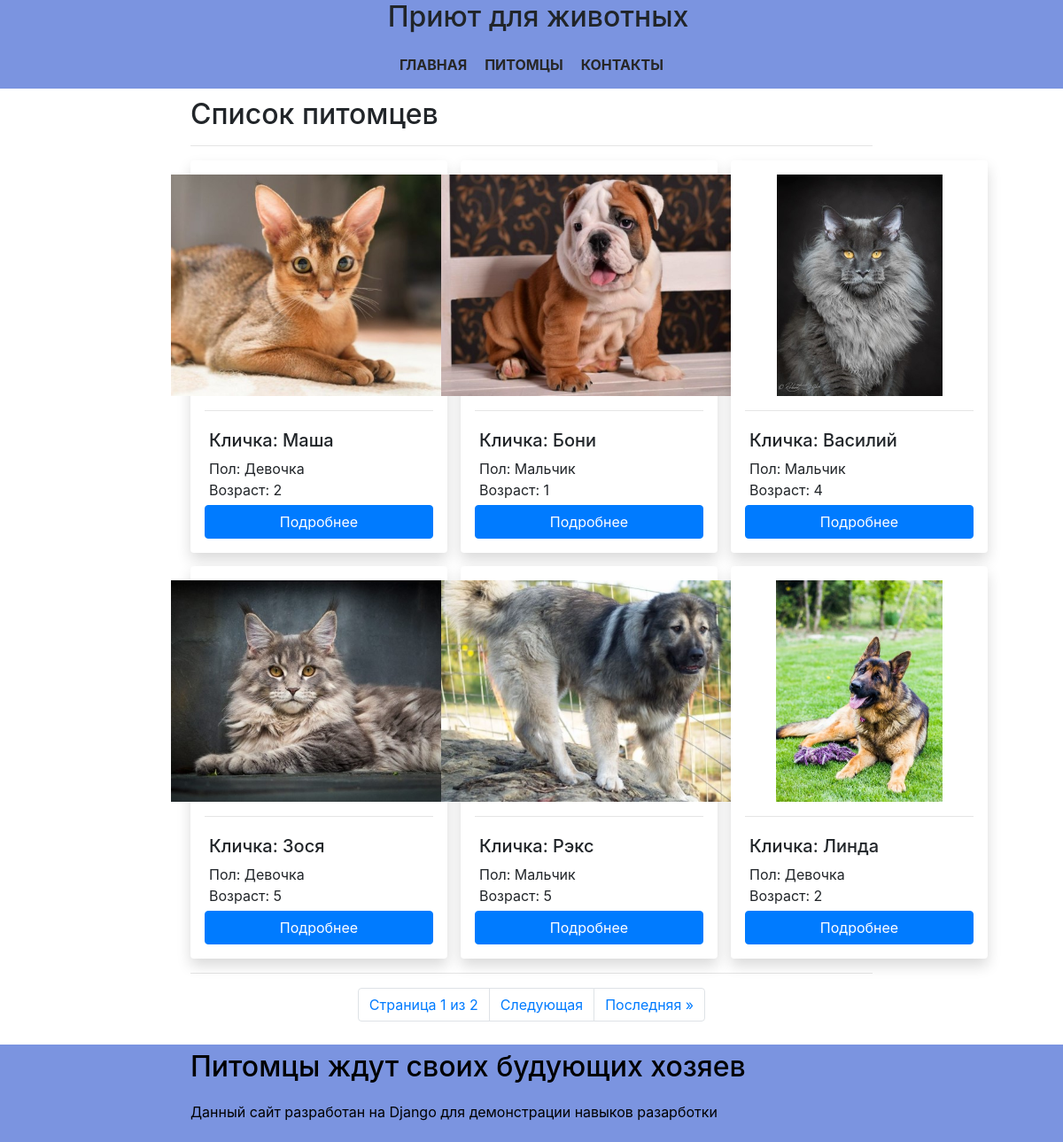
/animals/, run on the app's committed database.
### animals/models.py (models this page shows)
class Animal(models.Model):
    ANIMAL_KIND_CHOICES = [
        ("CAT", "Кошка"),
        ("DOG", "Собака"),
    ]
    kind_animal = models.CharField(
        max_length=3,
        choices=ANIMAL_KIND_CHOICES,
        default="CAT",
        verbose_name="Разновидность животного",
    )
    name = models.CharField(max_length=100, verbose_name="Кличка")
    breed = models.CharField(blank=True, null=True, max_length=150, verbose_name="Порода")
    description = models.TextField(null='-', verbose_name="Описание")
    age = models.SmallIntegerField(blank=True, null=True, verbose_name="Возраст")
    receipt_date = models.DateField(verbose_name="Дата поступления")
    ANIMAL_GENDER_CHOICES = [
        ("Мальчик", "Мальчик"),
        ("Девочка", "Девочка"),
    ]
    gender = models.CharField(
        max_length=7,
        choices=ANIMAL_GENDER_CHOICES,
        default="Мальчик",
        verbose_name="Пол",
    )
    photo = models.ImageField(upload_to="animals_img", blank=True, null=True, verbose_name="Загрузить фото")
    class Meta:
        verbose_name = "Питомец"
        verbose_name_plural = "Питомцы"
    def image_img(self):
        if self.photo:
            from django.utils.safestring import mark_safe
            return mark_safe(u'<a href="{0}" target="_blank"><img src="{0}" width="75"/></a>'.format(self.photo.url))
        else:
            return "(Нет фотографии)"
    image_img.short_description = "Фото"
    image_img.allow_tags = True

### animals/views.py (the view)
# urls.py: path('animals/', AnimalsPageView.as_view()),
class AnimalsPageView(ListView):
    template_name = "animals.html"
    model = Animal
    paginate_by = 6
    context_object_name = "animal_data"
    def get_context_data(self, **kwargs):
        context = super().get_context_data(**kwargs)
        context["title"] = "- Список животных"
        return context

### animals/templates/animals.html (shortened to what this page needs)
{% extends "base.html" %}
{% block extra_head %}
    {% load static %}
    <link rel="stylesheet" href="{% static "css/animals.css" %}">
{% endblock extra_head %}
{% block animals %}
    <div class="row">
        <div class="col-md-2">
        </div>
        <div class="col-md-8">
            <h2 class="page-title">Список питомцев</h2>
            <hr>
            <div class="grid-animals">
                {% for animal in animal_data %}
                    <div class="grid-animal-block">
                        <div class="shadow p-3 mb-5 bg-white rounded animal-block-shadow">
                            <div class="animal-block-img">
                                <a href="/animal/{{ animal.id }}"><img src="{{animal.photo.url}}" alt="Фото питомца: {{ animal.name }}"></a>
                            </div>
                            <hr>
                            <div class="animal-block-info">
                                <h5>Кличка: {{ animal.name }}</h5>
                                <p>Пол: {{animal.gender}}</p>
                                {% if animal.age %}
                                    <p>Возраст: {{ animal.age }}</p>
                                {% endif %}
                            </div>
                            <a class="btn btn-primary btn-block animal-block-btn" href="/animal/{{ animal.id }}" role="button">Подробнее</a>
                        </div>
                    </div>
                {% endfor %}
            </div>
            <hr>
            <nav class="d-flex justify-content-center" aria-label="Page navigation example">
              <ul class="pagination">
                  <li class="page-item"><a class="page-link">Страница {{ page_obj.number }} из {{ page_obj.paginator.num_pages }}</a></li>
                {% if page_obj.has_next %}
                    <li class="page-item"><a class="page-link" href="?page={{ page_obj.next_page_number }}">Следующая</a></li>
                    <li class="page-item"><a class="page-link" href="?page={{ page_obj.paginator.num_pages }}">Последняя &raquo;</a></li>
                {% endif %}
              </ul>
            </nav>
        </div>
        <div class="col-md-2">
        </div>
    </div>
{% endblock %}

### animals/templates/base.html (shortened to what this page needs)
<!DOCTYPE html>
<html lang="ru">
<head>
    {% load static %}
    <link rel="stylesheet" href="{% static "css/bootstrap.min.css" %}">
    <link rel="stylesheet" href="{% static "css/style.css" %}">
    {% block extra_head %}
    {% endblock extra_head %}
</head>
<body>
    <header>
        <div class="container-fluid">
            <div id="header-row" class="row">
                <div class="col-md-2">
                </div>
                <div id="header-col" class="col-md-8">
                    <div class="site">
                        <h2 id="site-title">Приют для животных</h2>
                    </div>
                    <nav id="header-menu">
                        <ul>
                            <li><a href="/">Главная</a></li>
                            <li><a href="/animals">Питомцы</a></li>
                            <li><a href="/contacts">Контакты</a></li>
                        </ul>
                    </nav>
                </div>
                <div class="col-md-2">
                </div>
            </div>
        </div>
    </header>
    <main>
        <div class="container-fluid">
            {% block animals %}{% endblock %}
        </div>
    </main>
    <footer>
        <div class="container-fluid">
            <div id="footer-row" class="row">
                <div class="col-md-2">
                </div>
                <div id="footer-col" class="col-md-8">
                    <h2>Питомцы ждут своих будующих хозяев</h2>
                    <p>Данный сайт разработан на Django для демонстрации навыков разарботки</p>
                </div>
                <div class="col-md-2">
                </div>
            </div>
        </div>
    </footer>
</body>
</html>

### animals/static/css/style.css (style rules this page uses)
#header-row { background: #7b94e0; margin-bottom: 10px; }
#header-col { display: flex; justify-content: space-between; align-items: stretch; flex-wrap: wrap; min-height: 100px; }
.site { display: flex; justify-content: space-between; align-items: center; }
#site-title { margin-left: 15px; }
#header-menu { display: flex; align-items: stretch; }
#header-menu ul { display: flex; justify-content: space-between; align-items: stretch; flex-wrap: wrap; list-style-type: none; margin: 0; padding: 0; }
#header-menu ul li { display: flex; align-items: stretch; padding: 0 10px; }
#header-menu ul li a { display: flex; align-items: center; font-weight: bold; text-transform: uppercase; text-decoration: none; color: #272727; }
#footer-row { background: #7b94e0; color: black; }
#footer-col { display: flex; justify-content: space-between; align-items: center; flex-wrap: wrap; min-height: 110px; }
body { display: flex; min-height: 100vh; flex-direction: column; }
main { flex: 1; }
footer { margin-top: 10px; }
@media (min-width: 350px) and (max-width: 1600px) { #header-col { flex-direction: column; justify-content: start; align-items: center; } }
@media (min-width: 350px) and (max-width: 1600px) { #header-menu { margin-top: 15px; } }

### animals/static/css/animals.css (style rules this page uses)
.grid-animals { display: grid; grid-template-columns: repeat(3, minmax(290px, 1fr)); grid-column-gap: 15px; grid-row-gap: 15px; }
.animal-block-shadow { margin-bottom: 0!important; }
.animal-block-img { display: flex; justify-content: center; align-items: center; width: auto; }
.animal-block-img img { max-height: 250px; }
.animal-block-info { padding: 5px; }

### data on the page
Animal: photo (picture), name "Маша", gender "Девочка", age "2"
Animal: photo (picture), name "Бони", gender "Мальчик", age "1"
Animal: photo (picture), name "Василий", gender "Мальчик", age "4"
Animal: photo (picture), name "Зося", gender "Девочка", age "5"
Animal: photo (picture), name "Рэкс", gender "Мальчик", age "5"
Animal: photo (picture), name "Линда", gender "Девочка", age "2"

### other printed values
{{ page_obj.number }} "1"
{{ page_obj.paginator.num_pages }} "2"
